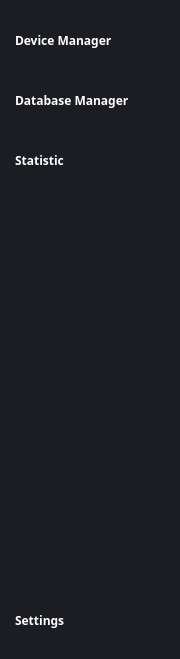
         <widget class="QFrame" name="frame_left_menu">
          <property name="sizePolicy">
           <sizepolicy hsizetype="Preferred" vsizetype="Preferred">
            <horstretch>0</horstretch>
            <verstretch>0</verstretch>
           </sizepolicy>
          </property>
          <property name="minimumSize">
           <size>
            <width>180</width>
            <height>0</height>
           </size>
          </property>
          <property name="maximumSize">
           <size>
            <width>180</width>
            <height>16777215</height>
           </size>
          </property>
          <property name="styleSheet">
           <string notr="true">background-color: rgb(27, 29, 35);</string>
          </property>
          <property name="frameShape">
           <enum>QFrame::NoFrame</enum>
          </property>
          <property name="frameShadow">
           <enum>QFrame::Raised</enum>
          </property>
          <widget class="QPushButton" name="button_database">
           <property name="geometry">
            <rect>
             <x>0</x>
             <y>70</y>
             <width>180</width>
             <height>60</height>
            </rect>
           </property>
           <property name="font">
            <font>
             <family>Segoe UI Semibold</family>
             <pointsize>9</pointsize>
             <weight>75</weight>
             <bold>true</bold>
            </font>
           </property>
           <property name="styleSheet">
            <string notr="true">QPushButton {
	background-position: left;
	background-repeat: no-reperat;
	background-origin: content;
    text-align: left;
	padding-left: 15px;
	border: none;
	color: rgb(255, 255, 255);
}
QPushButton:hover {
	background-color: rgb(40, 44, 52);
}
QPushButton:pressed {	
	background-color: rgb(85, 170, 255);
}</string>
           </property>
           <property name="text">
            <string>Database Manager</string>
           </property>
           <property name="icon">
            <iconset resource="../files.qrc">
             <normaloff>:/24x24/data/resources/icons/24x24/cil-people.png</normaloff>:/24x24/data/resources/icons/24x24/cil-people.png</iconset>
           </property>
           <property name="iconSize">
            <size>
             <width>24</width>
             <height>24</height>
            </size>
           </property>
           <property name="flat">
            <bool>true</bool>
           </property>
          </widget>
          <widget class="QPushButton" name="button_device">
           <property name="geometry">
            <rect>
             <x>0</x>
             <y>10</y>
             <width>180</width>
             <height>60</height>
            </rect>
           </property>
           <property name="font">
            <font>
             <family>Segoe UI Semibold</family>
             <pointsize>9</pointsize>
             <weight>75</weight>
             <bold>true</bold>
            </font>
           </property>
           <property name="focusPolicy">
            <enum>Qt::StrongFocus</enum>
           </property>
           <property name="layoutDirection">
            <enum>Qt::LeftToRight</enum>
           </property>
           <property name="autoFillBackground">
            <bool>false</bool>
           </property>
           <property name="styleSheet">
            <string notr="true">QPushButton {
	background-position: left;
	background-repeat: no-reperat;
	background-origin: content;
    text-align: left;
	padding-left: 15px;
	border: none;
	color: rgb(255, 255, 255);
}
QPushButton:hover {
	background-color: rgb(40, 44, 52);
}
QPushButton:pressed {	
	background-color: rgb(85, 170, 255);
}</string>
           </property>
           <property name="text">
            <string>Device Manager</string>
           </property>
           <property name="icon">
            <iconset resource="../files.qrc">
             <normaloff>:/24x24/data/resources/icons/24x24/cil-screen-desktop.png</normaloff>:/24x24/data/resources/icons/24x24/cil-screen-desktop.png</iconset>
           </property>
           <property name="iconSize">
            <size>
             <width>24</width>
             <height>24</height>
            </size>
           </property>
           <property name="flat">
            <bool>true</bool>
           </property>
          </widget>
          <widget class="QPushButton" name="button_statistic">
           <property name="geometry">
            <rect>
             <x>0</x>
             <y>130</y>
             <width>180</width>
             <height>60</height>
            </rect>
           </property>
           <property name="font">
            <font>
             <family>Segoe UI Semibold</family>
             <pointsize>9</pointsize>
             <weight>75</weight>
             <bold>true</bold>
            </font>
           </property>
           <property name="styleSheet">
            <string notr="true">QPushButton {
	background-position: left;
	background-repeat: no-reperat;
	background-origin: content;
    text-align: left;
	padding-left: 15px;
	border: none;
	color: rgb(255, 255, 255);
}
QPushButton:hover {
	background-color: rgb(40, 44, 52);
}
QPushButton:pressed {	
	background-color: rgb(85, 170, 255);
}</string>
           </property>
           <property name="text">
            <string>Statistic</string>
           </property>
           <property name="icon">
            <iconset resource="../files.qrc">
             <normaloff>:/24x24/data/resources/icons/24x24/cil-chart-line.png</normaloff>:/24x24/data/resources/icons/24x24/cil-chart-line.png</iconset>
           </property>
           <property name="iconSize">
            <size>
             <width>24</width>
             <height>24</height>
            </size>
           </property>
           <property name="flat">
            <bool>true</bool>
           </property>
          </widget>
          <widget class="QPushButton" name="button_settings">
           <property name="geometry">
            <rect>
             <x>0</x>
             <y>590</y>
             <width>180</width>
             <height>60</height>
            </rect>
           </property>
           <property name="font">
            <font>
             <family>Segoe UI Semibold</family>
             <pointsize>9</pointsize>
             <weight>75</weight>
             <bold>true</bold>
            </font>
           </property>
           <property name="styleSheet">
            <string notr="true">QPushButton {
	background-position: left;
	background-repeat: no-reperat;
	background-origin: content;
    text-align: left;
	padding-left: 15px;
	border: none;
	color: rgb(255, 255, 255);
}
QPushButton:hover {
	background-color: rgb(40, 44, 52);
}
QPushButton:pressed {	
	background-color: rgb(85, 170, 255);
}</string>
           </property>
           <property name="text">
            <string>Settings</string>
           </property>
           <property name="icon">
            <iconset resource="../files.qrc">
             <normaloff>:/24x24/data/resources/icons/24x24/cil-settings.png</normaloff>:/24x24/data/resources/icons/24x24/cil-settings.png</iconset>
           </property>
           <property name="iconSize">
            <size>
             <width>24</width>
             <height>24</height>
            </size>
           </property>
           <property name="flat">
            <bool>true</bool>
           </property>
          </widget>
         </widget>
